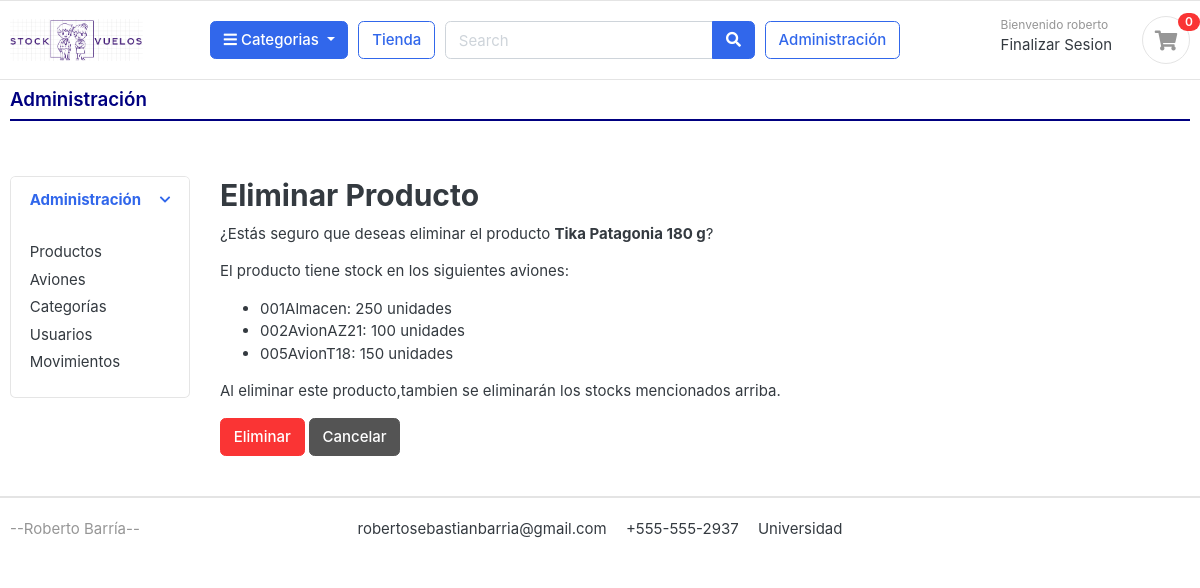
Page /administracion/productos/19/eliminar/ (signed in) on the committed database.
### cuentas/models.py (models this page shows, shortened)
class Cuenta(AbstractBaseUser):
    Nombre = models.CharField(max_length=50)
    Apellido = models.CharField(max_length=50)
    username = models.CharField(max_length=50, unique=True)
    email = models.EmailField(max_length=100, unique=True)
    phone_number = models.CharField(max_length=50)
    avion = models.ForeignKey('aviones.Avion', on_delete=models.SET_NULL, null=True, blank=True)
    es_administrador = models.BooleanField(default=False)
    es_tripulante = models.BooleanField(default=False)
    date_joined = models.DateTimeField(auto_now_add=True)
    last_login = models.DateTimeField(auto_now_add=True)
    is_admin = models.BooleanField(default=False)
    is_staff = models.BooleanField(default=False)
    is_active = models.BooleanField(default=False)
    is_superadmin = models.BooleanField(default=False)
    USERNAME_FIELD = 'email'
    REQUIRED_FIELDS = ['username', 'Nombre', 'Apellido']
    objects = MyAccountManager()

### tienda/models.py (models this page shows, shortened)
class Producto(models.Model):
    nombre_producto = models.CharField(max_length=200, unique=True)
    slug = models.CharField(max_length=200, unique=True)
    descripcion = models.TextField(max_length=500, blank=True)
    precio = models.IntegerField()
    imagen = models.ImageField(upload_to='photos/productos')
    is_available = models.BooleanField(default=True)
    categoria = models.ForeignKey(Categoria, on_delete=models.CASCADE)
    fecha_creacion = models.DateTimeField(auto_now_add=True)
    fecha_modificacion = models.DateTimeField(auto_now=True)

class StockAvion(models.Model):
    producto = models.ForeignKey(Producto, on_delete=models.CASCADE)
    avion = models.ForeignKey(Avion, on_delete=models.CASCADE)
    cantidad_disponible = models.IntegerField(default=0)
    cantidad_Minima = models.IntegerField(default=5)
    class Meta:
        unique_together = ('producto', 'avion')

### aviones/models.py (models this page shows, shortened)
class Avion(models.Model):
    nombre = models.CharField(max_length=100)
    descripcion = models.CharField(max_length=255, blank=True)

### administracion/views.py (the view, shortened to what this page needs)
# urls.py: path('productos/<int:pk>/eliminar/', views.eliminar_producto_base, name='eliminar_producto_base'),
@login_required
def eliminar_producto_base(request, pk):
    producto = get_object_or_404(Producto, pk=pk)
    stocks = StockAvion.objects.filter(producto=producto)
    return render(request, 'administracion/confirmar_eliminar_producto.html', {'producto': producto, 'stocks': stocks})

### categorias/models.py (called while the page is built)
    def get_url(self):
        return reverse('productos_por_categoria', args=[self.slug])

### tienda/context_processors.py (called while the page is built)
def cantidad_productos_en_orden(request):
    if request.user.is_authenticated:
        avion_id = request.session.get('avion_id')
        orden = Orden.objects.filter(usuario=request.user, avion_id=avion_id, completada=False).first()
        if orden:
            orden_productos = OrdenProducto.objects.filter(orden=orden).count()
        else:
            orden_productos = 0
    else:
        orden_productos = 0
    return {'orden_productos': orden_productos}

def categorias_context(request):
    return {
        'categorias': Categoria.objects.all()
    }

### templates/administracion/confirmar_eliminar_producto.html (shortened to what this page needs)
{% extends 'administracion/administracion.html' %}
{% block main_content %}
<section class="section-content padding-x">
    <div class="container">
        <div class="row">
            <div class="col-md-12">
                <h2>Eliminar Producto</h2>
                <p>¿Estás seguro que deseas eliminar el producto <strong>{{ producto.nombre_producto }}</strong>?</p>
                {% if stocks %}
                <p>El producto tiene stock en los siguientes aviones:</p>
                <ul>
                    {% for stock in stocks %}
                    <li>{{ stock.avion.nombre }}: {{ stock.cantidad_disponible }} unidades</li>
                    {% endfor %}
                </ul>
                <p>Al eliminar este producto,tambien se eliminarán los stocks mencionados arriba.</p>
                {% else %}
                <p>El producto no tiene stock asociado.</p>
                {% endif %}
                <form method="post">
                    <button type="submit" class="btn btn-danger">Eliminar</button>
                    <a href="{% url 'lista_productos' %}" class="btn btn-secondary">Cancelar</a>
                </form>
            </div>
        </div>
    </div>
</section>
{% endblock %}

### templates/includes/navbar.html (shortened to what this page needs)
{% load static %}
<header class="section-header">
    <section class="header-main border-bottom">
        <div class="container">
            <div class="row align-items-center">
                <div class="col-lg-2 col-md-3 col-6">
                    <a href="{% url 'tienda' %}" class="brand-wrap">
                        <img class="logo" src="{% static 'images/logo05.png' %}">
                    </a>
                </div>
                {% if user.id is not None %}
                <div class="col-lg col-sm col-md col-6 flex-grow-0">
                    <div class="category-wrap dropdown d-inline-block float-right">
                        <button type="button" class="btn btn-primary dropdown-toggle" data-toggle="dropdown">
                            <i class="fa fa-bars"></i> Categorias
                        </button>
                    </div>
                </div>
                {% endif %}
                {% if user.id is not None %}
                <a href="{% url 'tienda' %}" class="btn btn-outline-primary">Tienda</a>
                {% endif %}
                <div class="col-lg col-md-6 col-sm-12 col">
                    {% if user.id is not None %}
                    <form action="#" class="search">
                        <div class="input-group w-100">
                            <input type="text" class="form-control" style="width:60%;" placeholder="Search">
                            <div class="input-group-append">
                                <button class="btn btn-primary" type="submit">
                                    <i class="fa fa-search"></i>
                                </button>
                            </div>
                        </div>
                    </form>
                    {% endif %}
                </div>
                {% if user.is_admin %}
                    <div>
                    <a href="{% url 'administracion' %}" class="btn btn-outline-primary">Administración</a>
                    </div>
                {% endif %}
                <div class="col-lg-3 col-sm-6 col-8 order-2 order-lg-3">
                    <div class="d-flex justify-content-end mb-3 mb-lg-0">
                        {% if user.id is None %}
                            <div class="widget-header">
                                <small class="title text-muted">Bienvenido </small>
                                <div>
                                    <a href="{% url 'login' %}">Login</a> <span class="dark-transp"> | </span>
                                </div>
                            </div>
                        {% else %}
                            <div class="widget-header">
                                <small class="title text-muted">Bienvenido {{user.Nombre}} </small>
                                <div>
                                    <a href="{% url 'logout' %}">Finalizar Sesion</a>
                                </div>
                            </div>
                        {% endif %}
                        {% if user.id is not None %}
                        <a href="{% url 'listar_ordenes' %}" class="widget-header pl-3 ml-3">
                            <div class="icon icon-sm rounded-circle border">
                                <i class="fa fa-shopping-cart"></i>
                            </div>
                            <span class="badge badge-pill badge-danger notify">{{ orden_productos }}</span>
                        </a>
                        {% endif %}
                    </div>
                </div>
            </div>
        </div>
    </section>
</header>

### static/css/ui.css (style rules this page uses)
html { font-family: "Inter", sans-serif; font-size: 15px; }
.icon-xs, .icon-sm, .icon-md, .icon-lg { display: inline-block; text-align: center; flex-shrink: 0; flex-grow: 0; }
.icon-sm { width: 48px; height: 48px; line-height: 48px !important; font-size: 20px; }
.header-main { position: relative; padding-top: 1rem; padding-bottom: 1rem; }
.brand-wrap .logo, .navbar-brand .logo { margin-right: 7px; max-height: 42px; display: inline-block; }
.widget-header { display: inline-block; vertical-align: middle; position: relative; }
.widget-header a { color: #343a40; }
.widget-header i { color: #969696; }
.widget-header .title { display: block; }
.widget-header .notify { position: absolute; top: -3px; right: -10px; }
.notify { position: absolute; top: -4px; right: -10px; display: inline-block; padding: 0.25em 0.6em; font-size: 12px; line-height: 1; text-align: center; border-radius: 3rem; color: #fff; background-color: #fa3434; }

### rows in the picture
Cuenta: Nombre "roberto"
Producto: nombre_producto "Tika Patagonia 180 g"
StockAvion: avion.nombre "001Almacen", cantidad_disponible "250"
StockAvion: avion.nombre "002AvionAZ21", cantidad_disponible "100"
StockAvion: avion.nombre "005AvionT18", cantidad_disponible "150"

### other values in the picture
{{ orden_productos }} "0"
